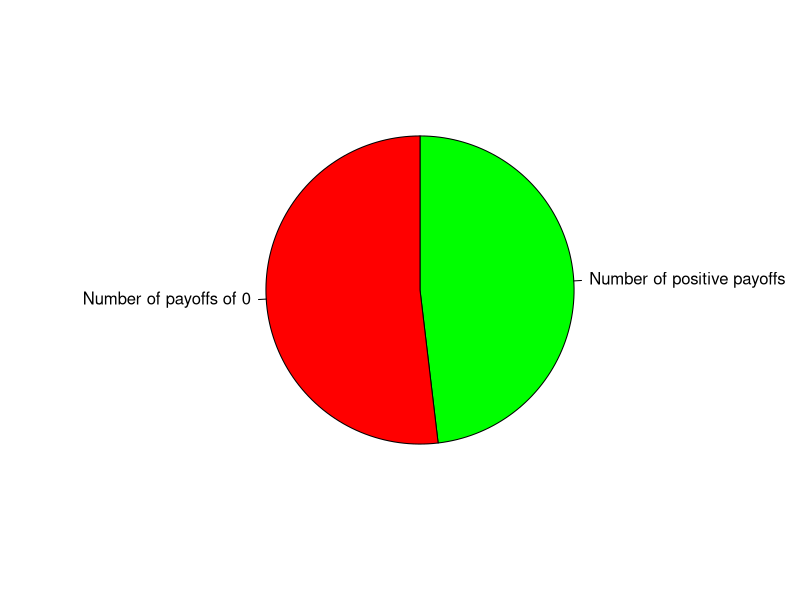
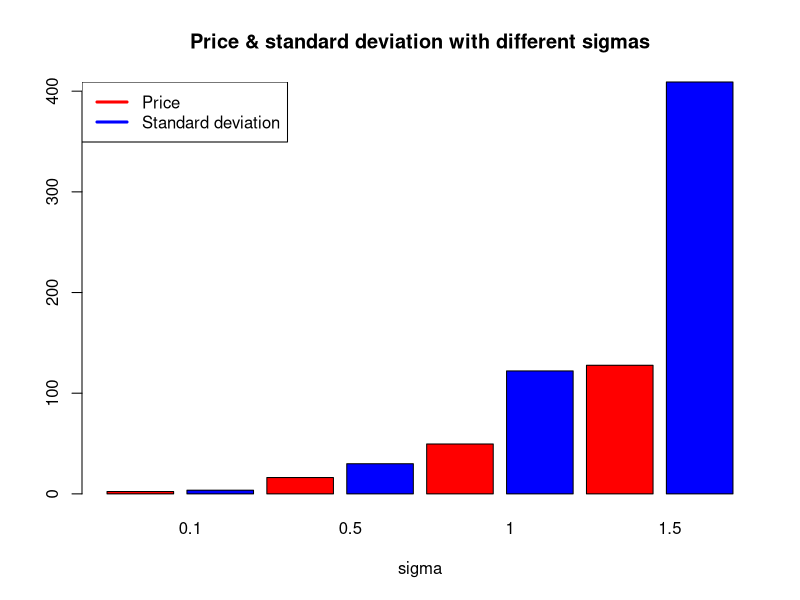

Reproduce these figures in R, in order.
# Function to get the payoff once
optionPayoff <- function(n, sigma = 0.5) {
  # input 
  # n: number of periods
  

  # given:
  rf <- 0
  S <- S0 <- 100
  
  u <- exp(sigma / sqrt(n))
  d <- 1 / u
  rnprob <- (1-d)/(u-d)
  cumulativeMean <- S0
  
  # vector with True if stock moves up, False otherwise
  movements <- sample(c(T, F), n, replace = TRUE, prob = c(0.5, 0.5))
  
  for (i in 1:n) {
    S <- ifelse(movements[i], S*u, S*d)
    cumulativeMean <- (cumulativeMean * (i - 1) + S) / i
  }
  
  return(max(S - cumulativeMean, 0))
}


# sigma = 0.5
# optionPayoff(9999)


# 1.
monteCarlo <- function(N, n = 100, sigma = 0.5) {
  # input 
  # N: sample size
  # n: number of periods
  # sigma: volatility in asset
  
  payoffs <- c()
  
  # payoffMeans <- optionPayoff(n, sigma)
  for (i in 1:N) {
    payoffs <- c(payoffs, optionPayoff(n, sigma))
  }
  
  price <- mean(payoffs)
  st_dev <- sd(payoffs)
  
  numOfPositives <- sum(payoffs > 0)
  
  
  cat("We observed the average price to be:", price,
      "\nand the standard deviation of: ", st_dev,
      "\nin total: ", numOfPositives, "of the payoffs were positive\n\n")
  
  return(c(price, st_dev, numOfPositives))
}

results <- monteCarlo(1e5)

price <- results[1]
st_dev <- results[2]
positives <- results[3]


pie(c(positives, 1e5 - positives), 
    c("Number of positive payoffs", "Number of payoffs of 0"),
    clockwise = TRUE, col=c("green", "red")) # 1e5 - positives


# 2. 95% confidence interval:
# price + c(-1, 1) * qnorm(.975) * st_dev / sqrt(1e4)

confidence_interval <- function(xbar, n, sigma, confidenceLevel = 0.95) {
  alpha <- 1 - confidenceLevel
  tails <- qnorm(1 - alpha / 2) * sigma / sqrt(n)
  return(xbar + c(-tails, tails))
}

confidence_interval(price, 1e5, st_dev)


# 3.

# given sigma and the confidence level we can calculate the sample size easily 
# if the CI should be 2 wide.
samplesize <- function(sigma, confidenceLevel = 0.95) {
  alpha <- 1 - confidenceLevel
  
  res <- (qnorm(1 - alpha / 2) * sigma)^2
  cat("We found the optimal sample size to be: ", res, "\n")
  res
}

optimalSampleSize <- samplesize(st_dev)

cat("With the optimal sample size we ran the Monte Carlo simulation again and got:\n")
results <- monteCarlo(optimalSampleSize)

# z_(alpha / 2) * sigma / sqrt(n) = 1
# <=>
# n = (z_(alpha / 2) * sigma)^2


# 4.

# Barplot: for each sigma - price bar, sigma
{
  a <- setNames(monteCarlo(optimalSampleSize, sigma = 0.1)[c(1, 2)], "                    0.1")
  b <- setNames(monteCarlo(optimalSampleSize, sigma = 0.5)[c(1, 2)], "                    0.5")
  c <- setNames(monteCarlo(optimalSampleSize, sigma = 1)[c(1, 2)], "                    1")
  d <- setNames(monteCarlo(optimalSampleSize, sigma = 1.5)[c(1, 2)], "                    1.5")
  
  sigmas <- c("0.5", "0.1", "1", "1.5")
  barplot(c(a, b, c, d), col = rep(c("red", "blue"), 4), xlab="sigma", main = "Price & standard deviation with different sigmas")
  legend("topleft", c("Price", "Standard deviation"), col=c("red", "blue"), lwd=3)
}


